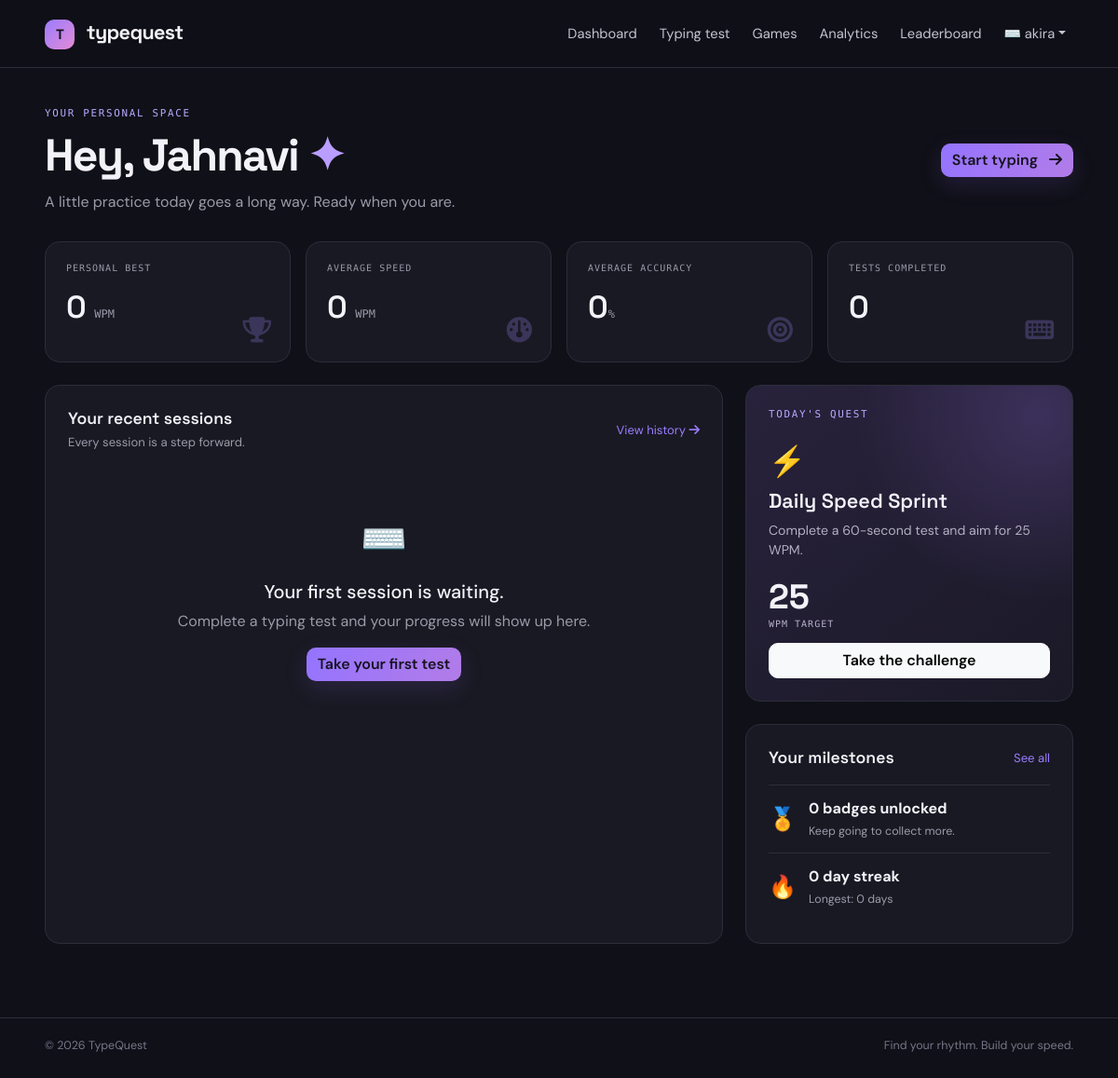
The app's page /dashboard (signed in) with its own data.
### TypeQuest/models.py (models this page shows, shortened)
class User(UserMixin, db.Model):
    __tablename__ = "users"
    id = db.Column(db.Integer, primary_key=True)
    full_name = db.Column(db.String(100), nullable=False)
    username = db.Column(db.String(30), unique=True, nullable=False, index=True)
    email = db.Column(db.String(120), unique=True, nullable=False, index=True)
    password_hash = db.Column(db.String(255), nullable=False)
    avatar = db.Column(db.String(20), default="⌨️")
    created_at = db.Column(db.DateTime, default=datetime.utcnow)
    profile = db.relationship("UserProfile", backref="user", uselist=False, cascade="all, delete-orphan")
    results = db.relationship("TestResult", backref="user", lazy=True, cascade="all, delete-orphan")
    settings = db.relationship("UserSetting", backref="user", uselist=False, cascade="all, delete-orphan")

class DailyChallenge(db.Model):
    __tablename__ = "daily_challenges"
    id = db.Column(db.Integer, primary_key=True)
    challenge_date = db.Column(db.Date, unique=True, nullable=False)
    title = db.Column(db.String(100), nullable=False)
    description = db.Column(db.String(180), nullable=False)
    target_wpm = db.Column(db.Integer, default=25)

class UserStreak(db.Model):
    __tablename__ = "user_streaks"
    id = db.Column(db.Integer, primary_key=True)
    user_id = db.Column(db.Integer, db.ForeignKey("users.id"), unique=True, nullable=False)
    current_streak = db.Column(db.Integer, default=0)
    longest_streak = db.Column(db.Integer, default=0)
    last_active = db.Column(db.Date)

### TypeQuest/app.py (the view)
@app.route("/dashboard")
@login_required
def dashboard():
    results, count, avg, acc, best = user_stats(current_user)
    streak = UserStreak.query.filter_by(
        user_id=current_user.id
    ).first()
    pb = PersonalBest.query.filter_by(
        user_id=current_user.id
    ).first()
    unlocked = UserAchievement.query.filter_by(
        user_id=current_user.id
    ).count()
    challenge = DailyChallenge.query.filter_by(
        challenge_date=date.today()
    ).first()
    return render_template(
        "dashboard.html",
        count=count,
        avg=avg,
        acc=acc,
        best=best,
        streak=streak,
        pb=pb,
        unlocked=unlocked,
        recent=results[:5],
        challenge=challenge
    )

### TypeQuest/app.py (called while the page is built)
@login_manager.user_loader
def load_user(user_id):
    return db.session.get(User, int(user_id))

def user_stats(user):
    results = (
        TestResult.query
        .filter_by(user_id=user.id)
        .order_by(TestResult.created_at.desc())
        .all()
    )
    count = len(results)
    avg_wpm = (
        round(sum(x.wpm for x in results) / count, 1)
        if count else 0
    )
    avg_acc = (
        round(sum(x.accuracy for x in results) / count, 1)
        if count else 0
    )
    best = max(
        (x.wpm for x in results),
        default=0
    )
    return results, count, avg_wpm, avg_acc, round(best, 1)

@app.context_processor
def inject_globals():
    return {
        "today_year": date.today().year
    }

### TypeQuest/templates/dashboard.html
{% extends 'base.html' %}{% block title %}Your dashboard{% endblock %}
{% block content %}
<div class="page-heading"><div><div class="eyebrow">YOUR PERSONAL SPACE</div><h1>Hey, {{ current_user.full_name.split(' ')[0] }} <span class="wave">✦</span></h1><p class="muted">A little practice today goes a long way. Ready when you are.</p></div><a class="btn btn-primary" href="{{ url_for('typing_test') }}">Start typing <i class="fa-solid fa-arrow-right ms-2"></i></a></div>
<div class="row g-3 mb-4"><div class="col-6 col-xl-3"><div class="stat-card"><span>PERSONAL BEST</span><strong>{{ best }} <small>WPM</small></strong><i class="fa-solid fa-trophy stat-icon"></i></div></div><div class="col-6 col-xl-3"><div class="stat-card"><span>AVERAGE SPEED</span><strong>{{ avg }} <small>WPM</small></strong><i class="fa-solid fa-gauge stat-icon"></i></div></div><div class="col-6 col-xl-3"><div class="stat-card"><span>AVERAGE ACCURACY</span><strong>{{ acc }}<small>%</small></strong><i class="fa-solid fa-bullseye stat-icon"></i></div></div><div class="col-6 col-xl-3"><div class="stat-card"><span>TESTS COMPLETED</span><strong>{{ count }}</strong><i class="fa-solid fa-keyboard stat-icon"></i></div></div></div>
<div class="row g-4"><div class="col-lg-8"><div class="panel h-100"><div class="panel-head"><div><h4>Your recent sessions</h4><p>Every session is a step forward.</p></div><a href="{{ url_for('history') }}">View history <i class="fa-solid fa-arrow-right"></i></a></div>{% if recent %}<div class="table-responsive"><table class="table tq-table"><thead><tr><th>DATE</th><th>MODE</th><th>SPEED</th><th>ACCURACY</th></tr></thead><tbody>{% for r in recent %}<tr><td>{{ r.created_at.strftime('%b %d, %Y') }}</td><td>{{ r.difficulty }} · {{ r.duration }}s</td><td><b>{{ r.wpm }} WPM</b></td><td>{{ r.accuracy }}%</td></tr>{% endfor %}</tbody></table></div>{% else %}<div class="empty-state"><div>⌨️</div><h5>Your first session is waiting.</h5><p>Complete a typing test and your progress will show up here.</p><a class="btn btn-primary" href="{{ url_for('typing_test') }}">Take your first test</a></div>{% endif %}</div></div>
<div class="col-lg-4"><div class="panel challenge-panel mb-4"><div class="eyebrow">TODAY'S QUEST</div><div class="challenge-icon">⚡</div><h4>{{ challenge.title if challenge else 'Daily Speed Sprint' }}</h4><p>{{ challenge.description if challenge else 'Complete a typing challenge today.' }}</p><div class="target-number">{{ challenge.target_wpm if challenge else 25 }} <small>WPM TARGET</small></div><a href="{{ url_for('typing_test') }}" class="btn btn-light w-100">Take the challenge</a></div><div class="panel"><div class="panel-head"><h4>Your milestones</h4><a href="{{ url_for('achievements') }}">See all</a></div><div class="milestone-row"><span class="milestone-icon">🏅</span><div><b>{{ unlocked }} badges unlocked</b><small>Keep going to collect more.</small></div></div><div class="milestone-row"><span class="milestone-icon">🔥</span><div><b>{{ streak.current_streak if streak else 0 }} day streak</b><small>Longest: {{ streak.longest_streak if streak else 0 }} days</small></div></div></div></div></div>
{% endblock %}

### TypeQuest/templates/base.html (shortened to what this page needs)
<!doctype html>
<html lang="en" data-theme="{{ current_user.settings.theme if current_user.is_authenticated and current_user.settings else 'dark' }}">
<head>
  <link href="https://cdn.jsdelivr.net/npm/bootstrap@5.3.3/dist/css/bootstrap.min.css" rel="stylesheet">
  <link href="https://cdnjs.cloudflare.com/ajax/libs/font-awesome/6.5.2/css/all.min.css" rel="stylesheet">
  <link href="{{ url_for('static',filename='css/style.css') }}" rel="stylesheet">
</head>
<body>
<nav class="navbar navbar-expand-lg tq-nav">
 <div class="container-fluid px-lg-5">
  <a class="navbar-brand brand" href="{{ url_for('index') }}"><span class="brand-mark">T<span>Q</span></span> typequest</a>
  <div class="collapse navbar-collapse" id="nav">
   <ul class="navbar-nav ms-auto align-items-lg-center gap-lg-2">
    {% if current_user.is_authenticated %}
    <li><a class="nav-link" href="{{ url_for('dashboard') }}">Dashboard</a></li>
    <li><a class="nav-link" href="{{ url_for('typing_test') }}">Typing test</a></li>
    <li><a class="nav-link" href="{{ url_for('games') }}">Games</a></li>
    <li><a class="nav-link" href="{{ url_for('analytics') }}">Analytics</a></li>
    <li><a class="nav-link" href="{{ url_for('leaderboard') }}">Leaderboard</a></li>
    <li class="nav-item dropdown"><a class="nav-link dropdown-toggle" data-bs-toggle="dropdown" href="#">{{ current_user.avatar }} {{ current_user.username }}</a>
    </li>
    {% endif %}
   </ul>
  </div>
 </div>
</nav>
<main class="container-fluid px-3 px-lg-5 py-4">
 {% block content %}{% endblock %}
</main>
<footer class="footer container-fluid px-lg-5"><span>© {{ today_year }} TypeQuest</span><span>Find your rhythm. Build your speed.</span></footer>
</body></html>

### TypeQuest/static/css/style.css (style rules this page uses)
:root { --bg:#101018;--surface:#191923;--surface2:#20202c;--line:#2d2d3b;--text:#f3f2f8;--muted:#9b9aaa;--purple:#9b7cff;--pink:#e38bd4;--green:#75d6b0 }
* { box-sizing:border-box }
body { background:var(--bg);color:var(--text);font-family:'DM Sans',sans-serif;min-height:100vh }
a { color:var(--purple);text-decoration:none }
.tq-nav { background:rgba(16,16,24,.92);border-bottom:1px solid var(--line);backdrop-filter:blur(16px);padding:14px 0 }
.brand { font-family:'Space Grotesk';font-weight:700;color:var(--text)!important;font-size:1.35rem;letter-spacing:-.7px }
.brand-mark { display:inline-grid;place-items:center;width:32px;height:32px;background:linear-gradient(135deg,#9b7cff,#e38bd4);border-radius:10px;color:#17131f;margin-right:8px;font-size:15px }
.nav-link { color:#c5c3d0!important;font-size:.92rem }
.btn { border-radius:10px;font-weight:600 }
.btn-primary { background:linear-gradient(120deg,#9474ff,#b27ce8);border:0;color:#171321;box-shadow:0 8px 24px #9576ff25 }
.eyebrow { font:500 .68rem 'DM Mono';letter-spacing:1.7px;color:#b9a9ff;display:flex;align-items:center;gap:9px }
.feature-card,.panel,.stat-card,.game-card,.practice-card,.achievement-card { background:var(--surface);border:1px solid var(--line);border-radius:16px }
.feature-card p,.muted { color:var(--muted) }
.footer { display:flex;justify-content:space-between;color:#777587;border-top:1px solid var(--line);padding-top:20px;padding-bottom:25px;font-size:.78rem;margin-top:55px }
.page-heading { display:flex;justify-content:space-between;align-items:center;gap:20px;margin:18px 0 30px }
.page-heading h1 { font:700 clamp(2rem,4vw,3.2rem) 'Space Grotesk';letter-spacing:-1.8px;margin:8px 0 }
.page-heading p { margin:0 }
.wave { color:#b99eff }
.stat-card { padding:22px;position:relative;overflow:hidden;min-height:130px }
.stat-card>span { display:block;color:#9a98a9;font:10px 'DM Mono';letter-spacing:1px }
.stat-card strong { font:600 2.1rem 'Space Grotesk';display:block;margin-top:15px }
.stat-card strong small { font:12px 'DM Mono';color:var(--muted) }
.stat-icon { position:absolute;right:20px;bottom:20px;color:#a28bff;opacity:.25;font-size:1.7rem }
.panel { padding:24px }
.panel-head { display:flex;align-items:center;justify-content:space-between;gap:12px;margin-bottom:18px }
.panel-head h4 { font:600 1.1rem 'Space Grotesk';margin:0 }
.panel-head p { color:var(--muted);font-size:.82rem;margin:5px 0 0 }
.panel-head a { font-size:.82rem }
.challenge-panel { background:radial-gradient(circle at 90% 10%,#7056aa55,transparent 45%),linear-gradient(140deg,#28223c,#1b1927) }
.challenge-icon { font-size:2rem;margin:20px 0 5px }
.challenge-panel h4 { font:600 1.35rem 'Space Grotesk' }
.challenge-panel p { color:#b3afc1;font-size:.88rem }
.target-number { font:700 2.3rem 'Space Grotesk';margin:15px 0 }
.target-number small { font:10px 'DM Mono';color:#b9b1cb;display:block;letter-spacing:1px }
.milestone-row { display:flex;align-items:center;gap:13px;padding:13px 0;border-top:1px solid var(--line) }
.milestone-icon { font-size:1.5rem }
.milestone-row b,.milestone-row small { display:block }
.milestone-row small { color:var(--muted);font-size:.78rem;margin-top:3px }
.empty-state { text-align:center;padding:45px 15px }
.empty-state>div { font-size:2.5rem;margin-bottom:15px }
.empty-state p { color:var(--muted) }

### records on screen
User: avatar "⌨️", username "akira", full_name "Jahnavi"
DailyChallenge: title "Daily Speed Sprint", description "Complete a 60-second test and aim for 25 WPM.", target_wpm "25"
UserStreak: current_streak "0", longest_streak "0"

### other values on screen
{{ best }} "0"
{{ avg }} "0"
{{ acc }} "0"
{{ count }} "0"
{{ unlocked }} "0"
